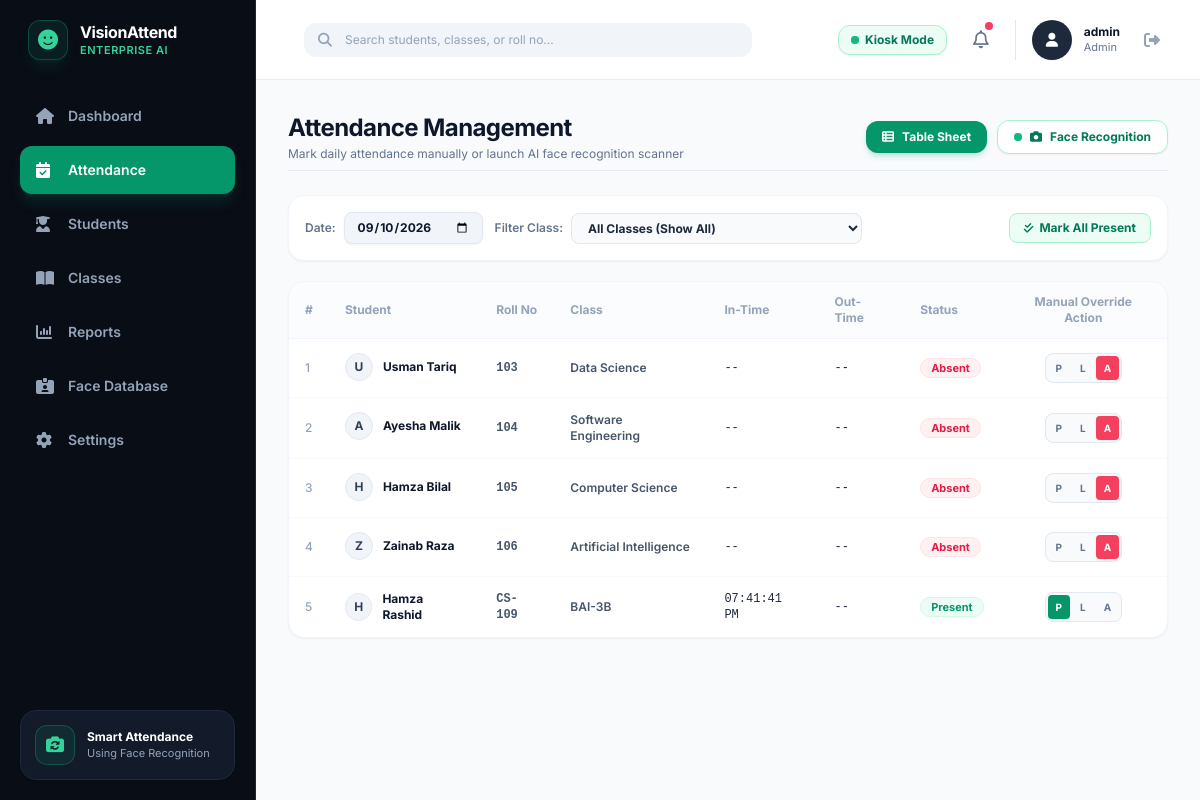
The app's page /attendance (signed in) with its own data.
### src/database.py (models this page shows, shortened)
class Student(db.Model):
    __tablename__ = 'students'
    id = db.Column(db.Integer, primary_key=True)
    student_id = db.Column(db.String(50), unique=True, nullable=False, index=True)  # e.g., "CS-001"
    name = db.Column(db.String(100), nullable=False)                                # e.g., "Ali Raza"
    department = db.Column(db.String(100), default="BCS - 1A")                      # Class / Department code
    email = db.Column(db.String(120), nullable=True)
    sample_image = db.Column(db.String(255), nullable=True)
    created_at = db.Column(db.DateTime, default=datetime.utcnow)
    attendances = db.relationship('Attendance', backref='student', lazy=True, cascade="all, delete-orphan")

class Attendance(db.Model):
    __tablename__ = 'attendance'
    id = db.Column(db.Integer, primary_key=True)
    student_id = db.Column(db.String(50), db.ForeignKey('students.student_id'), nullable=False, index=True)
    date = db.Column(db.Date, default=date.today, index=True)                       # e.g., 2026-09-09
    in_time = db.Column(db.String(20), nullable=True)                               # e.g., "10:22:15 AM"
    out_time = db.Column(db.String(20), nullable=True)                              # e.g., "01:30:10 PM"
    duration_minutes = db.Column(db.Integer, default=0)                             # Total duration in minutes
    status = db.Column(db.String(20), default="Present")                            # "Present", "Absent", "Late"
    verification_method = db.Column(db.String(50), default="Facial Recognition")
    created_at = db.Column(db.DateTime, default=datetime.utcnow)

### app.py (the view)
@app.route('/attendance')
@admin_required
def attendance():
    date_str = request.args.get('date', '').strip()
    selected_date = date.today()
    if date_str:
        try:
            selected_date = datetime.strptime(date_str, "%Y-%m-%d").date()
        except ValueError:
            pass
    all_students = Student.query.order_by(Student.student_id.asc()).all()
    all_classes = AcademicClass.query.order_by(AcademicClass.class_code.asc()).all()
    records = Attendance.query.filter_by(date=selected_date).all()
    rec_map = {r.student_id: r for r in records}
    student_attendance_list = []
    for s in all_students:
        att = rec_map.get(s.student_id)
        student_attendance_list.append({
            "student_id": s.student_id,
            "name": s.name,
            "department": s.department,
            "in_time": att.in_time if att else None,
            "out_time": att.out_time if att else None,
            "status": att.status if att else "Absent"
        })
    return render_template(
        'attendance.html',
        active_page='attendance',
        student_attendance_list=student_attendance_list,
        classes=all_classes,
        selected_date_str=selected_date.strftime("%Y-%m-%d"),
        today_str=selected_date.strftime("%d %b %Y"),
        is_today=(selected_date == date.today())
    )

### app.py (called while the page is built)
def admin_required(f):
    @wraps(f)
    def decorated_function(*args, **kwargs):
        if 'user_id' not in session:
            return redirect(url_for('login'))
        if session.get('role') != 'admin':
            flash("Unauthorized: Administrator permissions required.", "error")
            return redirect(url_for('student_dashboard'))
        return f(*args, **kwargs)
    return decorated_function

### templates/attendance.html (shortened to what this page needs)
{% extends "base.html" %}
{% block content %}
<div class="space-y-6">
    <div class="flex flex-col md:flex-row items-start md:items-center justify-between gap-4 pb-2 border-b border-slate-200/80">
        <div>
            <h1 class="text-xl sm:text-2xl font-bold text-slate-900 tracking-tight">Attendance Management</h1>
            <p class="text-xs text-slate-500 mt-0.5">Mark daily attendance manually or launch AI face recognition scanner</p>
        </div>
        <div class="flex items-center gap-2.5 w-full md:w-auto">
            <button id="tabTableBtn" onclick="switchView('table')"
                    class="flex-1 md:flex-initial px-4 py-2 text-xs font-bold rounded-xl transition-all flex items-center justify-center gap-2 bg-emerald-600 text-white shadow-md shadow-emerald-600/20">
                <i class="fa-solid fa-table-list"></i> Table Sheet
            </button>
            <button id="tabCameraBtn" onclick="switchView('camera')"
                    class="flex-1 md:flex-initial px-4 py-2 text-xs font-bold rounded-xl transition-all flex items-center justify-center gap-2 bg-white hover:bg-emerald-50 text-emerald-700 border border-emerald-200 shadow-sm hover:border-emerald-300">
                <span class="relative flex h-2 w-2">
                    <span class="relative inline-flex rounded-full h-2 w-2 bg-emerald-500"></span>
                </span>
                <i class="fa-solid fa-camera"></i> Face Recognition
            </button>
        </div>
    </div>
    <div id="tableView" class="space-y-5">
        <div class="bg-white rounded-2xl p-4 border border-slate-100 shadow-sm flex flex-col sm:flex-row items-stretch sm:items-center justify-between gap-3">
            <div class="flex flex-wrap items-center gap-3 text-xs">
                <div class="flex items-center gap-2">
                    <label for="attendanceDatePicker" class="font-semibold text-slate-500">Date:</label>
                    <input type="date" id="attendanceDatePicker" value="{{ selected_date_str }}"
                           onchange="window.location.href='{{ url_for('attendance') }}?date=' + this.value"
                           class="bg-slate-100 hover:bg-slate-200/80 border border-slate-200 rounded-lg px-3 py-1.5 text-xs text-slate-900 font-bold focus:outline-none focus:ring-2 focus:ring-emerald-500/20 cursor-pointer shadow-sm">
                </div>
                <div class="flex items-center gap-2">
                    <span class="text-slate-500 font-semibold">Filter Class:</span>
                    <select id="classFilterSelect" onchange="filterTableByClass(this.value)"
                            class="bg-slate-50 border border-slate-200 rounded-lg px-3 py-1.5 text-slate-800 font-bold focus:outline-none focus:ring-2 focus:ring-emerald-500/20 cursor-pointer">
                        <option value="ALL">All Classes (Show All)</option>
                    </select>
                </div>
            </div>
            <div class="flex items-center space-x-2">
                <form method="POST" action="{{ url_for('mark_all_manual', status='Present', date=selected_date_str) }}">
                    <button type="submit" class="px-3.5 py-1.5 bg-emerald-50 hover:bg-emerald-100 text-emerald-700 border border-emerald-200 text-xs font-bold rounded-lg transition-all flex items-center gap-1.5">
                        <i class="fa-solid fa-check-double text-[11px]"></i> Mark All Present
                    </button>
                </form>
            </div>
        </div>
        <div class="bg-white rounded-2xl border border-slate-100 shadow-sm overflow-hidden">
            <div class="overflow-x-auto">
                <table class="w-full text-left text-xs min-w-[650px]" id="attendanceTable">
                    <thead>
                        <tr class="text-slate-400 font-semibold bg-slate-50/60 border-b border-slate-100">
                            <th class="py-3 px-4">#</th>
                            <th class="py-3 px-4">Student</th>
                            <th class="py-3 px-4">Roll No</th>
                            <th class="py-3 px-4">Class</th>
                            <th class="py-3 px-4">In-Time</th>
                            <th class="py-3 px-4">Out-Time</th>
                            <th class="py-3 px-4">Status</th>
                            <th class="py-3 px-4 text-center">Manual Override Action</th>
                        </tr>
                    </thead>
                    <tbody class="divide-y divide-slate-50 text-slate-700" id="attendanceTbody">
                        {% for item in student_attendance_list %}
                        <tr class="attendance-row hover:bg-slate-50/70 transition-colors" data-class="{{ item.department }}">
                            <td class="py-3.5 px-4 text-slate-400 font-medium row-index">{{ loop.index }}</td>
                            <td class="py-3.5 px-4 font-bold text-slate-900 flex items-center gap-2.5">
                                <span class="h-7 w-7 rounded-full bg-slate-100 text-slate-700 border border-slate-200 flex items-center justify-center text-xs font-bold">{{ item.name[0] }}</span>
                                <span class="student-name-text">{{ item.name }}</span>
                            </td>
                            <td class="py-3.5 px-4 font-mono text-slate-600 font-bold">{{ item.student_id }}</td>
                            <td class="py-3.5 px-4 text-slate-600 font-semibold class-cell">{{ item.department }}</td>
                            <td class="py-3.5 px-4 font-mono text-slate-800">{{ item.in_time or '--' }}</td>
                            <td class="py-3.5 px-4 font-mono text-slate-800">{{ item.out_time or '--' }}</td>
                            <td class="py-3.5 px-4">
                                {% if item.status == 'Present' %}
                                <span class="px-2.5 py-0.5 rounded-full text-[11px] font-bold bg-emerald-50 text-emerald-600 border border-emerald-100">
                                    Present
                                </span>
                                {% elif item.status == 'Late' %}
                                <span class="px-2.5 py-0.5 rounded-full text-[11px] font-bold bg-amber-50 text-amber-600 border border-amber-100">
                                    Late
                                </span>
                                {% else %}
                                <span class="px-2.5 py-0.5 rounded-full text-[11px] font-bold bg-rose-50 text-rose-600 border border-rose-100">
                                    Absent
                                </span>
                                {% endif %}
                            </td>
                            <td class="py-3.5 px-4 text-center">
                                <div class="inline-flex rounded-lg border border-slate-200 p-0.5 bg-slate-50 space-x-0.5">
                                    <form method="POST" action="{{ url_for('manual_mark_student', student_id=item.student_id, status='Present', date=selected_date_str) }}" class="inline">
                                        <button type="submit" title="Mark Present"
                                                class="px-2 py-1 rounded text-[10px] font-bold transition-colors {% if item.status == 'Present' %}bg-emerald-600 text-white shadow-sm{% else %}text-slate-500 hover:text-emerald-600 hover:bg-emerald-50{% endif %}">
                                            P
                                        </button>
                                    </form>
                                    <form method="POST" action="{{ url_for('manual_mark_student', student_id=item.student_id, status='Late', date=selected_date_str) }}" class="inline">
                                        <button type="submit" title="Mark Late"
                                                class="px-2 py-1 rounded text-[10px] font-bold transition-colors {% if item.status == 'Late' %}bg-amber-500 text-white shadow-sm{% else %}text-slate-500 hover:text-amber-600 hover:bg-amber-50{% endif %}">
                                            L
                                        </button>
                                    </form>
                                    <form method="POST" action="{{ url_for('manual_mark_student', student_id=item.student_id, status='Absent', date=selected_date_str) }}" class="inline">
                                        <button type="submit" title="Mark Absent"
                                                class="px-2 py-1 rounded text-[10px] font-bold transition-colors {% if item.status == 'Absent' %}bg-rose-500 text-white shadow-sm{% else %}text-slate-500 hover:text-rose-600 hover:bg-rose-50{% endif %}">
                                            A
                                        </button>
                                    </form>
                                </div>
                            </td>
                        </tr>
                        {% endfor %}
                    </tbody>
                </table>
            </div>
        </div>
    </div>
</div>
{% endblock %}

### static/css/styles.css (style rules this page uses)
body { background-color: #0b1120; font-family: -apple-system, BlinkMacSystemFont, "Segoe UI", Roboto, Helvetica, Arial, sans-serif; }

### records on screen
Student: name "U", name "Usman Tariq", student_id "103", department "Data Science", in_time "--", out_time "--", shows "Absent"
Student: name "A", name "Ayesha Malik", student_id "104", department "Software Engineering", in_time "--", out_time "--", shows "Absent"
Student: name "H", name "Hamza Bilal", student_id "105", department "Computer Science", in_time "--", out_time "--", shows "Absent"
Student: name "Z", name "Zainab Raza", student_id "106", department "Artificial Intelligence", in_time "--", out_time "--", shows "Absent"
Student: name "H", name "Hamza Rashid", student_id "CS-109", department "BAI-3B"
Attendance: in_time "07:41:41 PM"

### other values on screen
{{ session.get('username', 'Admin') }} "admin"
{{ session.get('role', 'Administrator') }} "Admin"
{{ item.out_time or '--' }} "--"
